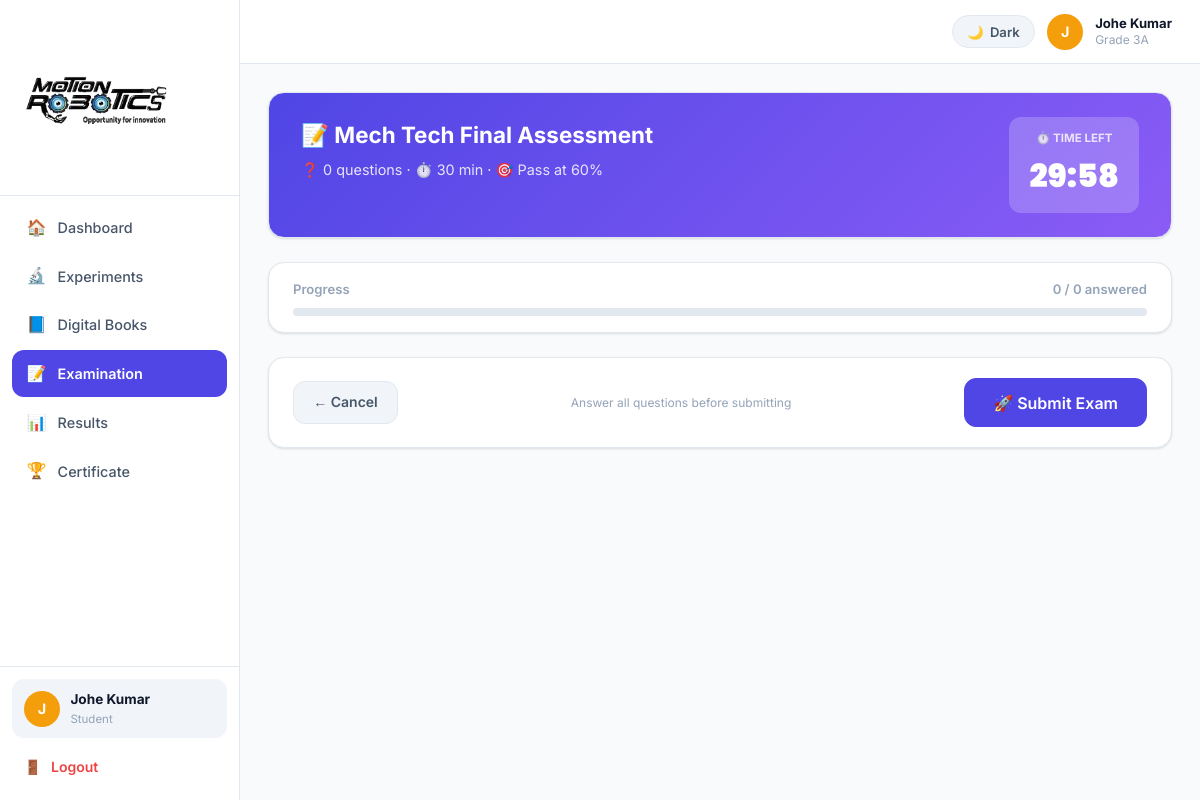
/student/exams/1/take (signed in), run on the app's committed database.
### app.py (models this page shows, shortened)
class User(db.Model):
    id            = db.Column(db.Integer, primary_key=True)
    username      = db.Column(db.String(80), unique=True, nullable=False)
    email         = db.Column(db.String(120), unique=True, nullable=False)
    password_hash = db.Column(db.String(200), nullable=False)
    role          = db.Column(db.String(20), nullable=False)   # admin / teacher / student
    full_name     = db.Column(db.String(120))
    phone         = db.Column(db.String(20))
    school_name   = db.Column(db.String(120))
    roll_number   = db.Column(db.String(40))
    avatar_color  = db.Column(db.String(20), default='#4F46E5')
    is_active     = db.Column(db.Boolean, default=True)
    created_at    = db.Column(db.DateTime, default=datetime.utcnow)

class StudentClass(db.Model):
    id         = db.Column(db.Integer, primary_key=True)
    student_id = db.Column(db.Integer, db.ForeignKey('user.id'), nullable=False)
    class_id   = db.Column(db.Integer, db.ForeignKey('class.id'), nullable=False)
    student    = db.relationship('User', backref='student_classes')

class Class(db.Model):
    id              = db.Column(db.Integer, primary_key=True)
    name            = db.Column(db.String(100), nullable=False)
    school_name     = db.Column(db.String(120))
    robotics_level  = db.Column(db.String(80))   # one of ROBOTICS_LEVELS or None
    created_at      = db.Column(db.DateTime, default=datetime.utcnow)
    teacher_classes = db.relationship('TeacherClass', backref='cls', cascade='all,delete-orphan')
    student_classes = db.relationship('StudentClass', backref='cls', cascade='all,delete-orphan')

class Exam(db.Model):
    id           = db.Column(db.Integer, primary_key=True)
    title        = db.Column(db.String(200), nullable=False)
    level        = db.Column(db.String(80))
    status       = db.Column(db.String(20), default='draft')  # draft/published
    scheduled_at = db.Column(db.DateTime)
    time_limit   = db.Column(db.Integer, default=30)
    passing_score= db.Column(db.Integer, default=60)
    created_at   = db.Column(db.DateTime, default=datetime.utcnow)
    questions    = db.relationship('ExamQuestion', backref='exam', cascade='all,delete-orphan')
    attempts     = db.relationship('ExamAttempt', backref='exam', cascade='all,delete-orphan')

### app.py (the view)
@app.route('/student/exams/<int:eid>/take')
@role_required('student')
def student_take_exam(eid):
    exam = Exam.query.get_or_404(eid)
    student = get_current_user()
    existing = ExamAttempt.query.filter_by(student_id=student.id, exam_id=eid).first()
    qs = sorted(exam.questions, key=lambda x: x.order_index)
    for q in qs:
        q.options_list = json.loads(q.options_json or '[]')
    return render_template('student/take_exam.html', exam=exam, questions=qs, existing=existing)

### app.py (called while the page is built)
@app.context_processor
def inject_enumerate():
    return dict(enumerate=enumerate)

def role_required(*roles):
    def dec(f):
        @wraps(f)
        def d(*a, **kw):
            if 'user_id' not in session: return redirect(url_for('login'))
            if session.get('role') not in roles:
                flash('Access denied.', 'error')
                return redirect(url_for('dashboard'))
            return f(*a, **kw)
        return d
    return dec

def get_current_user():
    if 'user_id' in session: return User.query.get(session['user_id'])
    return None

@app.context_processor
def inject_globals():
    return dict(current_user=get_current_user(), ROBOTICS_LEVELS=ROBOTICS_LEVELS)

### templates/student/take_exam.html (shortened to what this page needs)
{% extends 'student/base_student.html' %}
{% block content %}
{% if existing %}
<div class="card" style="max-width:540px;margin:2rem auto;text-align:center;">
  <div style="font-size:4rem;margin-bottom:1rem;">{% if existing.passed %}🏆{% else %}📝{% endif %}</div>
  <h2 style="margin-bottom:.5rem;">Already submitted!</h2>
  <p class="text-muted mb-3">You scored <strong>{{ existing.percentage }}%</strong></p>
  <div style="display:flex;gap:1rem;justify-content:center;flex-wrap:wrap;">
    <a href="{{ url_for('student_exam_result', aid=existing.id) }}" class="btn btn-primary">📊 View Result</a>
    <a href="{{ url_for('student_exams') }}" class="btn btn-ghost">← Back</a>
  </div>
</div>
{% else %}
<div class="card mb-3" style="background:linear-gradient(135deg,var(--primary),var(--purple));color:#fff;padding:1.5rem 2rem;">
  <div style="display:flex;justify-content:space-between;align-items:flex-start;flex-wrap:wrap;gap:1rem;">
    <div>
      <h2 style="color:#fff;font-size:1.4rem;margin-bottom:.3rem;">📝 {{ exam.title }}</h2>
      <div style="opacity:.85;font-size:.9rem;">❓ {{ questions|length }} questions · ⏱️ {{ exam.time_limit }} min · 🎯 Pass at {{ exam.passing_score }}%</div>
    </div>
    {% if exam.time_limit %}
    <div style="background:rgba(255,255,255,.2);border-radius:var(--radius);padding:.75rem 1.25rem;text-align:center;min-width:100px;">
      <div style="font-size:.72rem;font-weight:700;opacity:.8;margin-bottom:.15rem;">⏱️ TIME LEFT</div>
      <div id="quizTimer" data-secs="{{ exam.time_limit * 60 }}" style="font-family:'Poppins',sans-serif;font-size:2rem;font-weight:900;">{{ '%02d'|format(exam.time_limit) }}:00</div>
    </div>
    {% endif %}
  </div>
</div>
<div class="card mb-3" style="padding:1rem 1.5rem;">
  <div style="display:flex;justify-content:space-between;font-size:.82rem;font-weight:600;color:var(--text3);margin-bottom:.5rem;">
    <span>Progress</span><span id="progressTxt">0 / {{ questions|length }} answered</span>
  </div>
  <div class="progress-wrap"><div class="progress-fill" id="progressBar" style="width:0%;transition:width .3s;"></div></div>
</div>
<form method="POST" action="{{ url_for('student_submit_exam', eid=exam.id) }}" id="examForm">
  <div class="card" style="display:flex;align-items:center;justify-content:space-between;flex-wrap:wrap;gap:1rem;padding:1.25rem 1.5rem;">
    <a href="{{ url_for('student_exams') }}" class="btn btn-ghost">← Cancel</a>
    <div class="text-xs text-muted">Answer all questions before submitting</div>
    <button type="submit" class="btn btn-primary btn-lg" onclick="return confirmSub()">🚀 Submit Exam</button>
  </div>
</form>
{% endif %}
{% endblock %}

### templates/student/base_student.html (shortened to what this page needs)
<!DOCTYPE html>
<html lang="en" data-theme="light">
<head>
  <link rel="stylesheet" href="{{ url_for('static', filename='css/main.css') }}">
</head>
<body>
<div class="app-layout">
  <aside class="sidebar" id="sidebar">
    <div class="sidebar-brand">
      <img src="{{ url_for('static', filename='logo.png') }}" alt="Motion Robotics" class="sidebar-logo">
    </div>
    <nav class="sidebar-nav">
      <a href="{{ url_for('student_dashboard') }}"    class="nav-link {% if request.endpoint=='student_dashboard' %}active{% endif %}"><span class="icon">🏠</span> Dashboard</a>
      <a href="{{ url_for('student_experiments') }}"  class="nav-link {% if request.endpoint=='student_experiments' %}active{% endif %}"><span class="icon">🔬</span> Experiments</a>
      <a href="{{ url_for('student_books') }}"        class="nav-link {% if request.endpoint=='student_books' %}active{% endif %}"><span class="icon">📘</span> Digital Books</a>
      <a href="{{ url_for('student_exams') }}"        class="nav-link {% if request.endpoint in ('student_exams','student_take_exam') %}active{% endif %}"><span class="icon">📝</span> Examination</a>
      <a href="{{ url_for('student_results') }}"      class="nav-link {% if request.endpoint in ('student_results','student_exam_result') %}active{% endif %}"><span class="icon">📊</span> Results</a>
      <a href="{{ url_for('student_certificate') }}"  class="nav-link {% if request.endpoint=='student_certificate' %}active{% endif %}"><span class="icon">🏆</span> Certificate</a>
    </nav>
    <div class="sidebar-footer">
      {% if current_user %}
      <div class="user-card">
        <div class="avatar" style="background:{{ current_user.avatar_color }};">
          {{ (current_user.full_name or current_user.username)[0].upper() }}
        </div>
        <div>
          <div class="user-name">{{ current_user.full_name or current_user.username }}</div>
          <div class="user-role">Student</div>
        </div>
      </div>
      {% endif %}
      <a href="{{ url_for('logout') }}" class="logout-link"><span>🚪</span> Logout</a>
    </div>
  </aside>
  <div class="main-area">
    <header class="topbar">
      <div class="topbar-right">
        <button class="theme-btn" onclick="toggleTheme()">
          <span class="theme-icon">🌙</span>
          <span class="theme-label">Dark</span>
        </button>
        {% if current_user %}
        <div class="avatar" style="background:{{ current_user.avatar_color }}; cursor:default;">
          {{ (current_user.full_name or current_user.username)[0].upper() }}
        </div>
        <div style="line-height:1.3;">
          <div class="fw-700 text-sm">{{ current_user.full_name or current_user.username }}</div>
          <div class="text-xs text-muted">
            {% for sc in current_user.student_classes %}{{ sc.cls.name }}{% endfor %}
          </div>
        </div>
        {% endif %}
      </div>
    </header>
    <main class="page-content">{% block content %}{% endblock %}</main>
  </div>
</div>
</body>
</html>

### data on the page
User: full_name "J", full_name "Johe Kumar"
StudentClass: cls.name "Grade 3A"
Exam: title "Mech Tech Final Assessment", time_limit "30", passing_score "60"

### other printed values
{{ questions|length }} "0"
